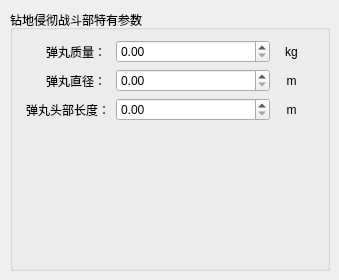
   <widget class="QWidget" name="page_4">
    <widget class="QGroupBox" name="gb_cj_params">
     <property name="geometry">
      <rect>
       <x>10</x>
       <y>10</y>
       <width>320</width>
       <height>261</height>
      </rect>
     </property>
     <property name="title">
      <string>钻地侵彻战斗部特有参数</string>
     </property>
     <widget class="QWidget" name="layoutWidget">
      <property name="geometry">
       <rect>
        <x>16</x>
        <y>30</y>
        <width>281</width>
        <height>83</height>
       </rect>
      </property>
      <layout class="QGridLayout" name="gridLayout_8">
       <item row="0" column="0">
        <widget class="QLabel" name="lbl_cj_1">
         <property name="minimumSize">
          <size>
           <width>60</width>
           <height>0</height>
          </size>
         </property>
         <property name="maximumSize">
          <size>
           <width>80</width>
           <height>16777215</height>
          </size>
         </property>
         <property name="text">
          <string>弹丸质量：</string>
         </property>
         <property name="alignment">
          <set>Qt::AlignRight|Qt::AlignTrailing|Qt::AlignVCenter</set>
         </property>
        </widget>
       </item>
       <item row="0" column="2">
        <widget class="QLabel" name="label_25">
         <property name="minimumSize">
          <size>
           <width>10</width>
           <height>23</height>
          </size>
         </property>
         <property name="maximumSize">
          <size>
           <width>31</width>
           <height>23</height>
          </size>
         </property>
         <property name="styleSheet">
          <string notr="true"/>
         </property>
         <property name="text">
          <string>kg</string>
         </property>
         <property name="alignment">
          <set>Qt::AlignCenter</set>
         </property>
        </widget>
       </item>
       <item row="1" column="0">
        <widget class="QLabel" name="lbl_cj_2">
         <property name="minimumSize">
          <size>
           <width>60</width>
           <height>0</height>
          </size>
         </property>
         <property name="maximumSize">
          <size>
           <width>80</width>
           <height>16777215</height>
          </size>
         </property>
         <property name="text">
          <string>弹丸直径：</string>
         </property>
         <property name="alignment">
          <set>Qt::AlignRight|Qt::AlignTrailing|Qt::AlignVCenter</set>
         </property>
        </widget>
       </item>
       <item row="1" column="2">
        <widget class="QLabel" name="label_26">
         <property name="minimumSize">
          <size>
           <width>10</width>
           <height>23</height>
          </size>
         </property>
         <property name="maximumSize">
          <size>
           <width>31</width>
           <height>23</height>
          </size>
         </property>
         <property name="styleSheet">
          <string notr="true"/>
         </property>
         <property name="text">
          <string>m</string>
         </property>
         <property name="alignment">
          <set>Qt::AlignCenter</set>
         </property>
        </widget>
       </item>
       <item row="2" column="0">
        <widget class="QLabel" name="lbl_cj_3">
         <property name="minimumSize">
          <size>
           <width>60</width>
           <height>0</height>
          </size>
         </property>
         <property name="maximumSize">
          <size>
           <width>200</width>
           <height>16777215</height>
          </size>
         </property>
         <property name="text">
          <string>弹丸头部长度：</string>
         </property>
         <property name="alignment">
          <set>Qt::AlignRight|Qt::AlignTrailing|Qt::AlignVCenter</set>
         </property>
        </widget>
       </item>
       <item row="2" column="2">
        <widget class="QLabel" name="label_27">
         <property name="minimumSize">
          <size>
           <width>10</width>
           <height>23</height>
          </size>
         </property>
         <property name="maximumSize">
          <size>
           <width>31</width>
           <height>23</height>
          </size>
         </property>
         <property name="styleSheet">
          <string notr="true"/>
         </property>
         <property name="text">
          <string>m</string>
         </property>
         <property name="alignment">
          <set>Qt::AlignCenter</set>
         </property>
        </widget>
       </item>
       <item row="0" column="1">
        <widget class="QDoubleSpinBox" name="ed_cj_1">
         <property name="maximum">
          <double>20000.000000000000000</double>
         </property>
         <property name="value">
          <double>0.000000000000000</double>
         </property>
        </widget>
       </item>
       <item row="1" column="1">
        <widget class="QDoubleSpinBox" name="ed_cj_2">
         <property name="maximum">
          <double>20000.000000000000000</double>
         </property>
         <property name="value">
          <double>0.000000000000000</double>
         </property>
        </widget>
       </item>
       <item row="2" column="1">
        <widget class="QDoubleSpinBox" name="ed_cj_3">
         <property name="maximum">
          <double>20000.000000000000000</double>
         </property>
         <property name="value">
          <double>0.000000000000000</double>
         </property>
        </widget>
       </item>
      </layout>
     </widget>
    </widget>
   </widget>
